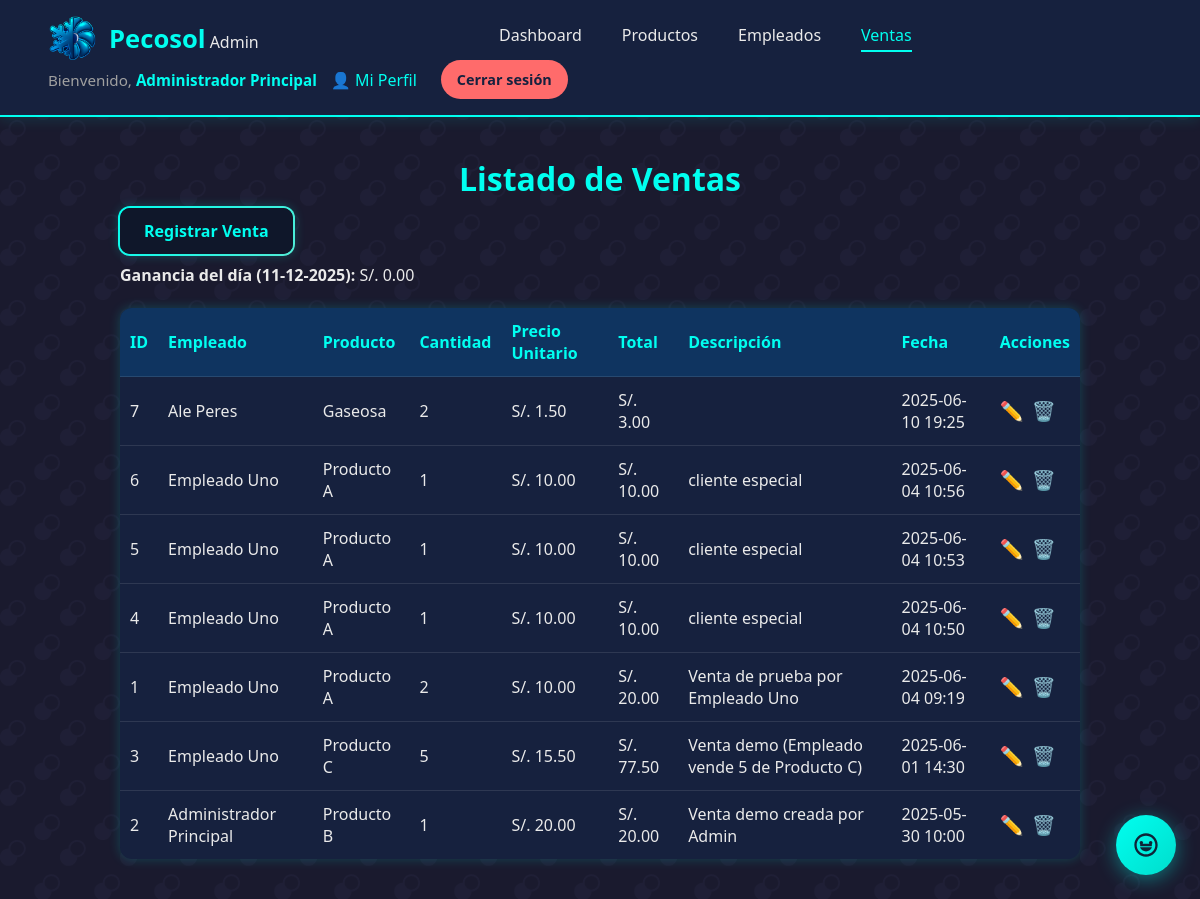
The page /?controller=admin&action=listSalesAdmin (signed in) on the database its author committed.
### tables this page shows
CREATE TABLE `sales` (
  `id` int(11) NOT NULL,
  `user_id` int(11) NOT NULL,
  `product_id` int(11) NOT NULL,
  `quantity` int(11) NOT NULL,
  `unit_price` decimal(10,2) NOT NULL,
  `total_price` decimal(12,2) NOT NULL,
  `description` varchar(255) DEFAULT NULL,
  `sale_date` datetime NOT NULL DEFAULT current_timestamp(),
  `created_at` datetime DEFAULT current_timestamp(),
  `updated_at` datetime DEFAULT NULL ON UPDATE current_timestamp()
);

CREATE TABLE `users` (
  `id` int(11) NOT NULL,
  `username` varchar(50) NOT NULL,
  `password` varchar(255) NOT NULL,
  `full_name` varchar(100) NOT NULL,
  `email` varchar(100) NOT NULL,
  `role` enum('admin','employee') NOT NULL,
  `created_at` datetime DEFAULT current_timestamp(),
  `updated_at` datetime DEFAULT NULL ON UPDATE current_timestamp()
);

CREATE TABLE `products` (
  `id` int(11) NOT NULL,
  `name` varchar(100) NOT NULL,
  `description` text DEFAULT NULL,
  `price` decimal(10,2) NOT NULL,
  `stock` int(11) NOT NULL DEFAULT 0,
  `created_at` datetime DEFAULT current_timestamp(),
  `updated_at` datetime DEFAULT NULL ON UPDATE current_timestamp()
);

### config/database.php (called while the page is built)
<?php
class Database {
    private static $host     = "localhost";
    private static $db_name  = "pecosol_db";
    private static $username = "root";
    private static $password = "";
    public static  $conn;
    public static function connect() {
        self::$conn = null;
        try {
            self::$conn = new PDO(
                "mysql:host=" . self::$host . ";dbname=" . self::$db_name,
                self::$username,
                self::$password,
                array(PDO::MYSQL_ATTR_INIT_COMMAND => "SET NAMES utf8mb4")
            );
            self::$conn->setAttribute(PDO::ATTR_ERRMODE, PDO::ERRMODE_EXCEPTION);
        } catch(PDOException $exception) {
            echo "Error de conexión a la base de datos: " . $exception->getMessage();
            exit;
        }
        return self::$conn;
    }
}

### controllers/AdminController.php (called while the page is built, shortened)
<?php
class AdminController {
    private $saleModel;
    public function __construct() {
        require_once __DIR__ . '/../models/Sale.php';
        $this->saleModel    = new Sale();
    }
    public function listSalesAdmin() {
        $ventas = $this->saleModel->getAllSales();
        $hoy = date('Y-m-d');
        $totalHoy = $this->saleModel->getTotalSalesByDate($hoy, $hoy);
        require_once __DIR__ . '/../views/admin/ventas/list_sales.php';
    }
}

### models/Sale.php (called while the page is built, shortened)
<?php
require_once __DIR__ . '/../config/database.php';
class Sale {
    private $conn;
    private $table = 'sales';
    public function __construct() {
        $this->conn = Database::connect();
    }
    public function getAllSales(): array {
        $sql = "
            SELECT
              s.id,
              s.user_id,
              u.full_name    AS user_name,
              s.product_id,
              p.name         AS product_name,
              s.quantity,
              s.unit_price,
              s.total_price,
              s.description,
              s.sale_date
            FROM {$this->table} AS s
            JOIN users    AS u ON s.user_id    = u.id
            JOIN products AS p ON s.product_id = p.id
            ORDER BY s.sale_date DESC
        ";
        $stmt = $this->conn->query($sql);
        return $stmt->fetchAll(PDO::FETCH_OBJ);
    }
    public function getTotalSalesByDate(string $desde, string $hasta): float {
        $sql = "
            SELECT COALESCE(SUM(total_price), 0) AS total
            FROM {$this->table}
            WHERE DATE(sale_date) BETWEEN :desde AND :hasta
        ";
        $stmt = $this->conn->prepare($sql);
        $stmt->bindParam(':desde', $desde);
        $stmt->bindParam(':hasta', $hasta);
        $stmt->execute();
        $row = $stmt->fetch(PDO::FETCH_OBJ);
        return (float) $row->total;
    }
}

### views/admin/ventas/list_sales.php (the view, shortened to what this page needs)
<!DOCTYPE html>
<html lang="es">
<head>
    <link rel="stylesheet" href="<?php echo BASE_URL; ?>/assets/css/style.css">
</head>
<body>
<?php include __DIR__ . '/../partials/header.php'; ?>
<div class="container">
  <h1>Listado de Ventas</h1>
  <a href="<?php echo BASE_URL; ?>index.php?controller=admin&action=addSaleAdminForm" class="button">
     Registrar Venta
  </a>
  <br>
  <br>
  <?php if (!empty($ventas)): ?>
    <table>
      <thead>
        <tr>
          <th>ID</th>
          <th>Empleado</th>
          <th>Producto</th>
          <th>Cantidad</th>
          <th>Precio Unitario</th>
          <th>Total</th>
          <th>Descripción</th>
          <th>Fecha</th>
          <th>Acciones</th>
        </tr>
      </thead>
      <tbody>
        <?php foreach ($ventas as $v): ?>
          <tr>
            <td><?php echo $v->id; ?></td>
            <td><?php echo htmlspecialchars($v->user_name); ?></td>
            <td><?php echo htmlspecialchars($v->product_name); ?></td>
            <td><?php echo $v->quantity; ?></td>
            <td>S/. <?php echo number_format($v->unit_price, 2, '.', ','); ?></td>
            <td>S/. <?php echo number_format($v->total_price, 2, '.', ','); ?></td>
            <td><?php echo htmlspecialchars($v->description); ?></td>
            <td><?php echo date('Y-m-d H:i', strtotime($v->sale_date)); ?></td>
            <td><div class="actions">
                <a
                  href="<?php echo BASE_URL; ?>index.php?controller=admin&action=editSaleAdminForm&id=<?php echo $v->id; ?>"
                  class="edit"
                  title="Editar Venta"
                >✏️</a>
                <a
                  href="<?php echo BASE_URL; ?>index.php?controller=admin&action=deleteSaleAdmin&id=<?php echo $v->id; ?>"
                  class="delete"
                  title="Eliminar Venta"
                  onclick="return confirm('¿Seguro deseas eliminar esta venta? Esto devolverá el stock.');"
                >🗑️</a>
              </div>
            </td>
          </tr>
        <?php endforeach; ?>
      </tbody>
      <div class="summary">
      <strong>Ganancia del día (<?php echo date('d-m-Y'); ?>):</strong>
      S/. <?php echo number_format($totalHoy, 2, '.', ','); ?>
        </div>
        <br>
    </table>
  <?php else: ?>
    <div class="no-data">
      <p>No hay ventas registradas aún.</p>
    </div>
  <?php endif; ?>
</div>
  <link rel="stylesheet" href="<?php echo BASE_URL; ?>assets/css/chatbot-widget.css">
</body>
</html>

### index.php (shortened to what this page needs)
<?php
require_once __DIR__ . '/config/database.php';
$controllerParam = $_GET['controller'] ?? 'auth';
$actionParam     = $_GET['action']     ?? 'login';
$controllerName = ucfirst(strtolower($controllerParam)) . 'Controller';
$actionName     = $actionParam;
$controllerFile = __DIR__ . '/controllers/' . $controllerName . '.php';
if (file_exists($controllerFile)) {
    if (class_exists($controllerName)) {
        $controller = new $controllerName();
        if (method_exists($controller, $actionName)) {
            $controller->{$actionName}();
        } else {
            header('HTTP/1.0 404 Not Found');
            echo "La acción \"$actionName\" no existe en el controlador \"$controllerName\".";
        }
    } else {
        header('HTTP/1.0 500 Internal Server Error');
        echo "La clase \"$controllerName\" no se encontró en $controllerFile.";
    }
} else {
    header('HTTP/1.0 404 Not Found');
    echo "El controlador \"$controllerName\" no se encontró (archivo faltante).";
}

### views/admin/partials/header.php (shortened to what this page needs)
<?php
$username = $_SESSION['full_name'] ?? 'Usuario';
$currentController = $_GET['controller'] ?? '';
$currentAction     = $_GET['action'] ?? '';
?>
<header>
  <nav>
    <a href="<?php echo BASE_URL; ?>?controller=dashboard&action=adminHome" class="brand">
      <img src="<?php echo BASE_URL; ?>assets/img/LogoPecosol.png" alt="Logo Pecosol" class="logo-img" />
      <span>Pecosol<small>Admin</small></span>
    </a>
    <div class="nav-links" id="mainNavLinks">
      <a href="<?php echo BASE_URL; ?>?controller=dashboard&action=adminHome"
         class="<?php echo ($currentController === 'dashboard' && $currentAction === 'adminHome') ? 'active' : ''; ?>">
        Dashboard
      </a>
      <a href="<?php echo BASE_URL; ?>?controller=admin&action=listProducts"
         class="<?php echo ($currentController === 'admin' && $currentAction === 'listProducts') ? 'active' : ''; ?>">
        Productos
      </a>
      <a href="<?php echo BASE_URL; ?>?controller=admin&action=listEmployees"
         class="<?php echo ($currentController === 'admin' && $currentAction === 'listEmployees') ? 'active' : ''; ?>">
        Empleados
      </a>
      <a href="<?php echo BASE_URL; ?>?controller=admin&action=listSalesAdmin"
         class="<?php echo ($currentController === 'admin' && $currentAction === 'listSalesAdmin') ? 'active' : ''; ?>">
        Ventas
      </a>
    </div>
    <div class="user">
      <span>Bienvenido, <strong><?php echo htmlspecialchars($username); ?></strong></span>
      <a href="<?php echo BASE_URL; ?>?controller=admin&action=profile" style="margin-right: 10px; color: #00fff0; text-decoration: none;">👤 Mi Perfil</a>
      <a class="logout" href="<?php echo BASE_URL; ?>?controller=auth&action=logout">Cerrar sesión</a>
    </div>
  </nav>
</header>

### assets/css/style.css (style rules this page uses)
* { margin: 0; padding: 0; box-sizing: border-box; }
body { background-color: #1a1a2e; font-family: 'Segoe UI', Tahoma, Geneva, Verdana, sans-serif; color: #eaeaea; background-image: url('<?php echo BASE_URL; ?>assets/img/overlapping-circles.svg'); background-repeat: repeat; background-size: 60px; background-attachment: fixed; }
.button { position: relative; padding: 12px 24px; font-size: 16px; font-weight: bold; color: #00fff0; background-color: #0f172a; border: none; border-radius: 10px; cursor: pointer; text-decoration: none; z-index: 1; transition: color 0.3s ease, background-color 0.3s ease; overflow: hidden; box-shadow: 0 0 12px rgba(0, 255, 240, 0.3); }
.button::before { content: ''; position: absolute; top: -2px; left: -2px; width: calc(100% + 4px); height: calc(100% + 4px); background: linear-gradient(135deg, #00fff0, #5eead4); border-radius: 12px; z-index: -2; transition: transform 0.6s ease; }
.button::after { content: ''; position: absolute; top: 0; left: 0; right: 0; bottom: 0; background-color: #0f172a; border-radius: 10px; z-index: -1; }

### views/admin/partials/header.php (style rules this page uses)
:root { --bg: #16213e; --accent: #00fff0; --light: #eaeaea; --muted: #a0a0a0; --danger: #ff6b6b; }
header { width: 100%; background-color: var(--bg); border-bottom: 2px solid var(--accent); box-shadow: 0 4px 12px rgba(0,255,240,0.1); position: sticky; top: 0; z-index: 100; }
nav { display: flex; align-items: center; justify-content: space-between; padding: 16px 48px; flex-wrap: wrap; }
.brand { display: flex; align-items: center; gap: 12px; text-decoration: none; }
.brand img { height: 44px; }
.brand span { font-size: 1.6rem; font-weight: bold; color: var(--accent); }
.brand span small { color: var(--light); font-size: 1rem; font-weight: 400; margin-left: 4px; }
.nav-links { display: flex; gap: 32px; flex-grow: 1; justify-content: center; flex-wrap: wrap; }
.nav-links a { position: relative; color: var(--light); text-decoration: none; font-weight: 500; padding: 8px 4px; transition: all 0.3s ease; }
.nav-links a::after { content: ''; display: block; height: 2px; background-color: transparent; transition: background-color 0.3s, width 0.3s; width: 0%; margin-top: 4px; }
.nav-links a.active { color: var(--accent); }
.nav-links a.active::after { background-color: var(--accent); width: 100%; }
.user { display: flex; align-items: center; gap: 14px; flex-wrap: wrap; }
.user span { color: var(--muted); font-size: 0.95rem; }
.user strong { color: var(--accent); }
.logout { padding: 10px 16px; background-color: var(--danger); color: var(--bg); text-decoration: none; border-radius: 30px; font-weight: bold; font-size: 0.9rem; transition: background-color 0.3s; }

### rows shown on the page
sales: id "7", user.full_name "Ale Peres", product.name "Gaseosa", quantity "2", unit_price "1.50", total_price "3.00", sale_date "2025-06-10 19:25"
sales: id "6", user.full_name "Empleado Uno", product.name "Producto A", quantity "1", unit_price "10.00", total_price "10.00", description "cliente especial", sale_date "2025-06-04 10:56"
sales: id "5", user.full_name "Empleado Uno", product.name "Producto A", quantity "1", unit_price "10.00", total_price "10.00", description "cliente especial", sale_date "2025-06-04 10:53"
sales: id "4", user.full_name "Empleado Uno", product.name "Producto A", quantity "1", unit_price "10.00", total_price "10.00", description "cliente especial", sale_date "2025-06-04 10:50"
sales: id "1", user.full_name "Empleado Uno", product.name "Producto A", quantity "2", unit_price "10.00", total_price "20.00", description "Venta de prueba por Empleado Uno", sale_date "2025-06-04 09:19"
sales: id "3", user.full_name "Empleado Uno", product.name "Producto C", quantity "5", unit_price "15.50", total_price "77.50", description "Venta demo (Empleado vende 5 de Producto C)", sale_date "2025-06-01 14:30"
sales: id "2", user.full_name "Administrador Principal", product.name "Producto B", quantity "1", unit_price "20.00", total_price "20.00", description "Venta demo creada por Admin", sale_date "2025-05-30 10:00"

### other values the page prints
$username "Administrador Principal"
$totalHoy "0.00"
